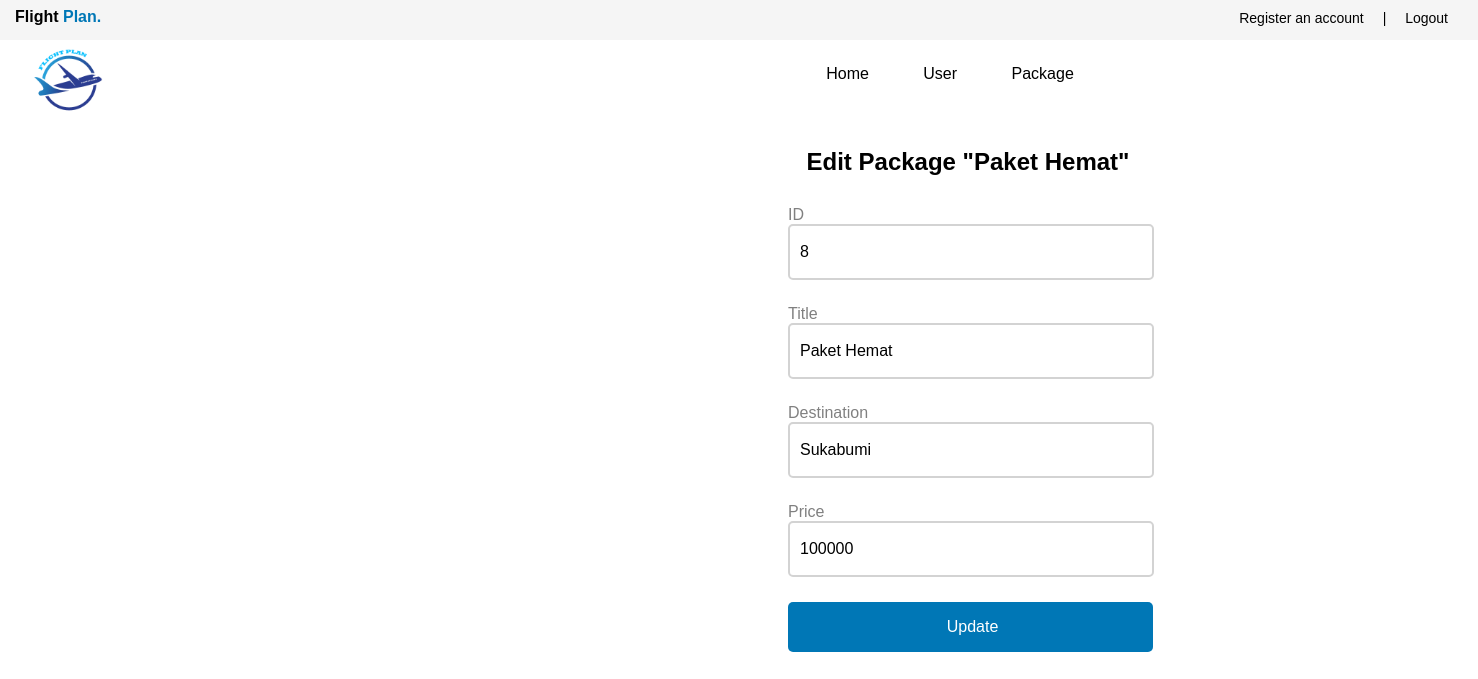
Page /updaterute.php?id=8 on the committed database.
### tables this page shows
CREATE TABLE `produk` (
  `id` int(11) NOT NULL,
  `judul` varchar(50) NOT NULL,
  `tujuan` varchar(50) NOT NULL,
  `harga` int(30) NOT NULL
);

### updaterute.php (the view, shortened to what this page needs)
<?php
$pdo = pdo_connect_mysql();
if (isset($_GET['id'])) {
    $stmt = $pdo->prepare('SELECT * FROM produk WHERE id = ?');
    $stmt->execute([$_GET['id']]);
    $contact = $stmt->fetch(PDO::FETCH_ASSOC);
} else {
    exit('No ID specified!');
}
?>
<!DOCTYPE html>
<html lang="en">
<head>
    <link rel="stylesheet" href="stylesheet/admin.css">
</head>
<body>
</body>
</html>
<?php include 'headeradmin.php'?>
<div class="card-addnew">
	<h2>Edit Package "<?=$contact['judul']?>"</h2>
    <form action="updaterute.php?id=<?=$contact['id']?>" method="post">
        <label for="id">ID</label>
        <input type="text" name="id" value="<?=$contact['id']?>" id="id">
        <label for="judul">Title</label>
        <input type="text" name="judul" value="<?=$contact['judul']?>" id="judul">
        <label for="tujuan">Destination</label>
        <input type="text" name="tujuan" value="<?=$contact['tujuan']?>" id="tujuan">
        <label for="harga">Price</label>
        <input type="text" name="harga" value="<?=$contact['harga']?>" id="harga">
        <div class="submit-button">
            <input type="submit" value="Update">
        </div>
    </form>
</div>

### stylesheet/admin.css (style rules this page uses)
body { background-color: white; }
.card-addnew { position: absolute; width: 1000px; height:500px ; margin-top: 120px; margin-left: 460px; }
.card-addnew h2 { font-size: 24px; text-align: center; margin-bottom: 30px; font-family: 'Lucida Sans', 'Lucida Sans Regular', 'Lucida Grande', 'Lucida Sans Unicode', Geneva, Verdana, sans-serif; }
.card-addnew input { width: 350px; height: 50px; border-radius: 5px; border-color: lightgray; border-style: solid; padding-left: 10px; margin-left: 320px; margin-bottom: 25px; font-size: 16px; }
.card-addnew label { text-align: left; margin-left: 320px; font-family: 'Lucida Sans', 'Lucida Sans Regular', 'Lucida Grande', 'Lucida Sans Unicode', Geneva, Verdana, sans-serif; font-size: 16px; color: grey; }
.submit-button input { background-color: #0077B6; color: white; border-width: 0px; width: 365px; }

### rows in the picture
produk: judul "Paket Hemat", id "8", tujuan "Sukabumi", harga "100000"
